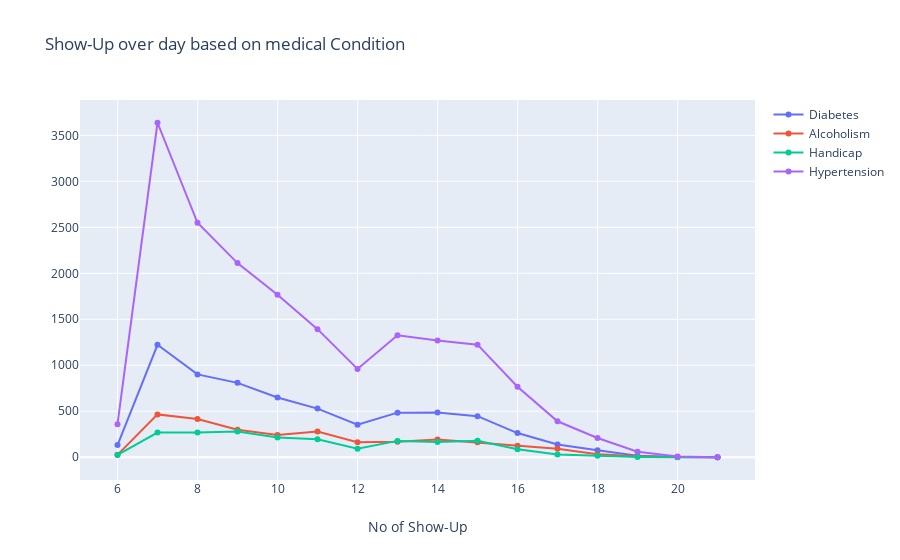

This figure's notebook cell:
### Code cell
Diabetes = disease_data[disease_data['Category'] =='Diabetes']
Alcoholism = disease_data[disease_data['Category']=='Alcoholism']
Handicap = disease_data[disease_data['Category'] =='Handicap']
Hypertension = disease_data[disease_data['Category'] =='Hypertension']

trace0 = go.Scatter(
x = Diabetes['HourOfDay'],
y = Diabetes['Show-Up'],
mode = 'lines+markers',
text=Diabetes['Category'],
name= "Diabetes")

trace1 = go.Scatter(
x = Alcoholism['HourOfDay'],
y = Alcoholism['Show-Up'],
mode = 'lines+markers',
name = 'Alcoholism')

trace2 = go.Scatter(
x = Handicap['HourOfDay'],
y = Handicap['Show-Up'],
mode = 'lines+markers',
name = 'Handicap')

trace3 = go.Scatter(
x = Hypertension['HourOfDay'],
y = Hypertension['Show-Up'],
mode = 'lines+markers',
name = 'Hypertension')

layout = dict(title = 'Show-Up over day based on medical Condition',hovermode = 'closest',
             xaxis=dict({'title':'No of Show-Up'}))
dat = [trace0,trace1,trace2,trace3]
fig = go.Figure(data = dat,layout = layout)
iplot(fig,filename='basic-line')

### Figure 1 — Plotly figure (JSON) as saved in the notebook; plotly's stock layout.template omitted (floating-point values rounded to 4 significant figures)
{"data": [{"mode": "lines+markers", "name": "Diabetes", "text": ["Diabetes", "Diabetes", "Diabetes", "Diabetes", "Diabetes", "Diabetes", "Diabetes", "Diabetes", "Diabetes", "Diabetes", "Diabetes", "Diabetes", "Diabetes", "Diabetes", "Diabetes", "Diabetes"], "type": "scatter", "x": [6, 7, 8, 9, 10, 11, 12, 13, 14, 15, 16, 17, 18, 19, 20, 21], "y": [132, 1223, 901, 809, 650, 529, 353, 485, 486, 447, 263, 139, 75, 17, 4, 0]}, {"mode": "lines+markers", "name": "Alcoholism", "type": "scatter", "x": [6, 7, 8, 9, 10, 11, 12, 13, 14, 15, 16, 17, 18, 19, 20, 21], "y": [26, 466, 416, 300, 242, 280, 164, 169, 194, 162, 126, 92, 33, 11, 2, 0]}, {"mode": "lines+markers", "name": "Handicap", "type": "scatter", "x": [6, 7, 8, 9, 10, 11, 12, 13, 14, 15, 16, 17, 18, 19, 20, 21], "y": [25, 269, 269, 281, 214, 195, 92, 178, 167, 179, 87, 29, 15, 3, 0, 0]}, {"mode": "lines+markers", "name": "Hypertension", "type": "scatter", "x": [6, 7, 8, 9, 10, 11, 12, 13, 14, 15, 16, 17, 18, 19, 20, 21], "y": [359, 3637, 2549, 2111, 1766, 1393, 960, 1326, 1269, 1224, 766, 391, 209, 59, 9, 0]}], "layout": {"hovermode": "closest", "title": {"text": "Show-Up over day based on medical Condition"}, "xaxis": {"title": {"text": "No of Show-Up"}}}}
